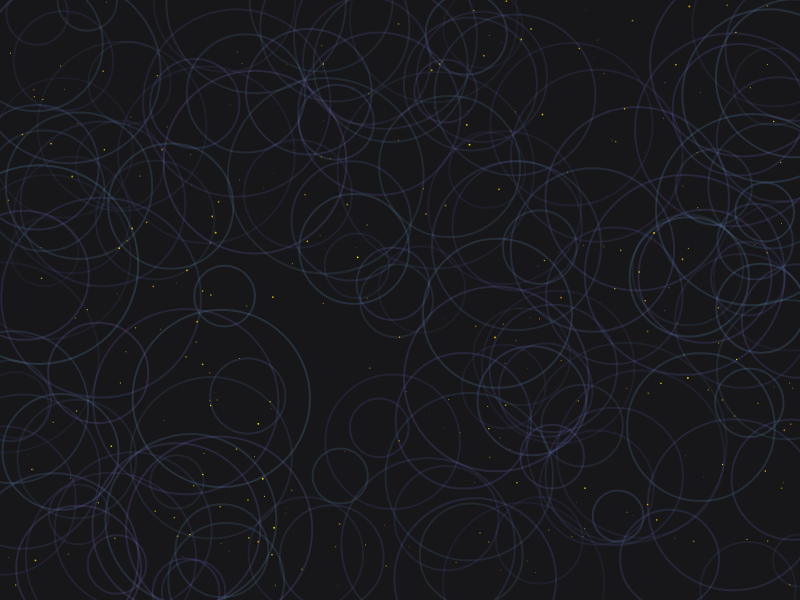
Frame 1 (no input)
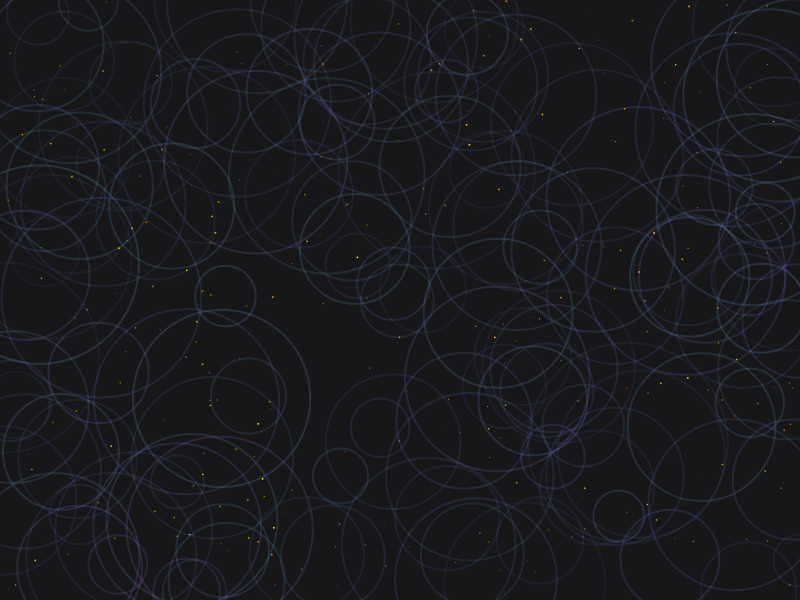
Frame 60 (no input)
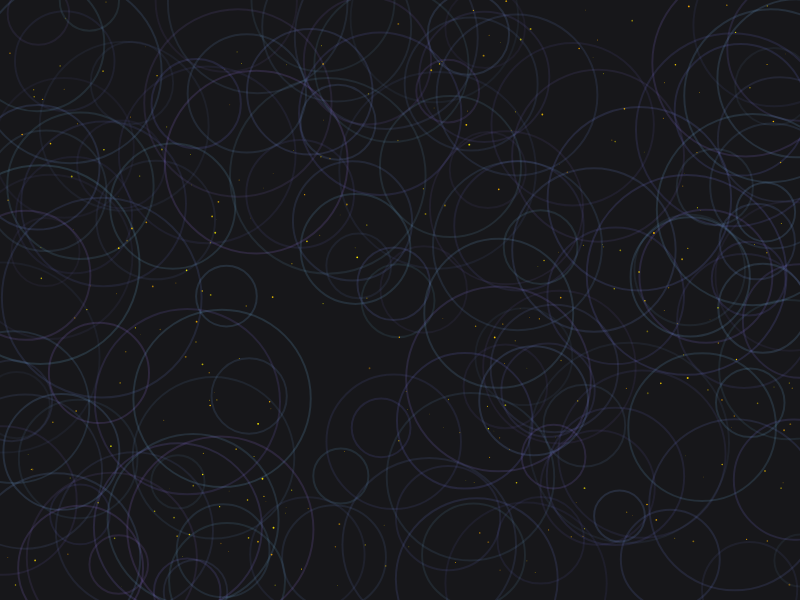
Frame 120 (the mouse pressed at the canvas centre since frame 60)

The p5.js sketch that drew these frames (run headless with seeded random() and noise() and a simulated clock; from frame 60 on, the mouse is pressed at the canvas centre):

// p5.js sketch
// ── sketch.js
let circles = [];
let stars = [];

function setup() {
  createCanvas(800, 600);
  colorMode(HSB, 360, 100, 100, 1);

  // Create floating circles
  for (let i = 0; i < 150; i++) {
    circles.push({
      x: random(width),
      y: random(height),
      size: random(50, 200),
      speed: random(0.005, 0.02),
      hue: random(200, 260),
      alpha: random(0.05, 0.15)
    });
  }

  // Create stars
  for (let i = 0; i < 300; i++) {
    stars.push({
      x: random(width),
      y: random(height),
      size: random(0.5, 2),
      speed: random(0.001, 0.005),
      hue: random(40, 60),
      alpha: random(0.3, 1)
    });
  }
}

function draw() {
  background(230, 10, 10); // Deep blue background

  // Draw and update circles
  for (let circle of circles) {
    circle.x += circle.speed;
    if (circle.x > width + circle.size) {
      circle.x = -circle.size;
    }

    noFill();
    stroke(circle.hue, 50, 100, circle.alpha);
    strokeWeight(2);
    ellipse(circle.x, circle.y, circle.size, circle.size);
  }

  // Draw and update stars
  for (let star of stars) {
    star.x -= star.speed; // Move opposite to the flow
    if (star.x < -star.size) {
      star.x = width + star.size;
    }

    noStroke();
    fill(star.hue, 100, 100, star.alpha);
    ellipse(star.x, star.y, star.size, star.size);
  }
}
